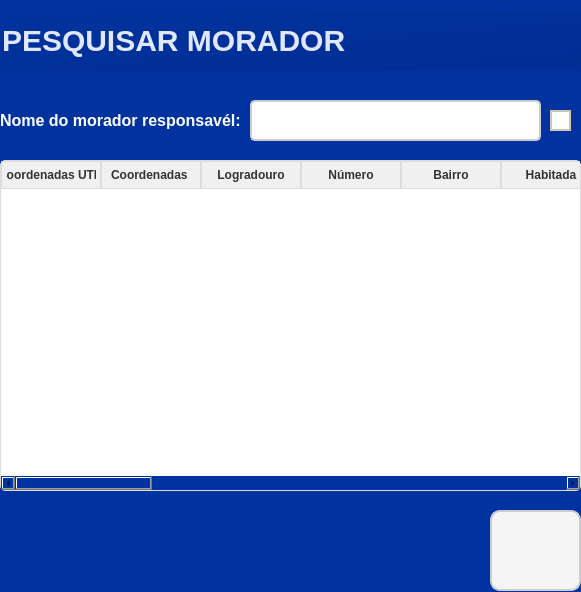
<?xml version="1.0" encoding="UTF-8"?>
<ui version="4.0">
 <class>frm_ConsultarPorNome</class>
 <widget class="QWidget" name="frm_ConsultarPorNome">
  <property name="geometry">
   <rect>
    <x>0</x>
    <y>0</y>
    <width>581</width>
    <height>592</height>
   </rect>
  </property>
  <property name="windowTitle">
   <string>Form</string>
  </property>
  <property name="styleSheet">
   <string notr="true">QWidget{
	background: #0033A0;
}</string>
  </property>
  <widget class="QPushButton" name="btn_consultar">
   <property name="geometry">
    <rect>
     <x>490</x>
     <y>510</y>
     <width>91</width>
     <height>81</height>
    </rect>
   </property>
   <property name="styleSheet">
    <string notr="true">QPushButton{
    background-color: #f5f5f5; 
    border: 2px solid #cccccc;
    border-radius: 10px; 
    padding: 10px; 
    color: #333333; 
    font-size: 14px; 
	background-image:url(:/consulta/consultar.png);
    background-repeat: no-repeat; 
    background-position: center;
	transition: all 0.3s ease;
}
QPushButton:hover{
    background-color: #e0e0e0; 
    border-color: #aaaaaa;
	transform: scale(1.05); 
}
QPushButton:pressed{
	background-color: #d6d6d6;
	border-color: #888888;
	transform: scale(0.95);
}</string>
   </property>
   <property name="text">
    <string/>
   </property>
  </widget>
  <widget class="QPushButton" name="btn_pesquisar">
   <property name="geometry">
    <rect>
     <x>550</x>
     <y>110</y>
     <width>21</width>
     <height>21</height>
    </rect>
   </property>
   <property name="styleSheet">
    <string notr="true">QPushButton {
    background-color: #ffffff; 
    border: 2px solid #d1c4b2; 
    border-radius: 12px;
    color: #5a5a5a; 
    font-size: 14px;
    font-weight: bold; 
    padding: 10px 16px;
    background-image:url(:/pesquisa/pesquisar.png);
    background-repeat: no-repeat;
    background-position: center;
    transition: all 0.3s ease; 
}

QPushButton:hover {
    background-color: #f2ebe0; 
    border-color: #c4b49e;
}

QPushButton:pressed {
    background-color: #e8dfcf;
    border-color: #b39b8d; 
    padding-left: 12px; 
    padding-top: 4px;
}</string>
   </property>
   <property name="text">
    <string/>
   </property>
  </widget>
  <widget class="QLabel" name="lbl_nomeCliente">
   <property name="geometry">
    <rect>
     <x>0</x>
     <y>110</y>
     <width>241</width>
     <height>21</height>
    </rect>
   </property>
   <property name="font">
    <font>
     <pointsize>-1</pointsize>
     <weight>75</weight>
     <bold>true</bold>
    </font>
   </property>
   <property name="styleSheet">
    <string notr="true">QLabel {
    font-size: 16px;
    color: #FFFFFF;
    font-weight: bold;
    text-shadow: 1px 1px 2px rgba(0, 0, 0, 0.4);
}
</string>
   </property>
   <property name="text">
    <string>Nome do morador responsavél:</string>
   </property>
  </widget>
  <widget class="QLineEdit" name="txt_nomeCliente">
   <property name="geometry">
    <rect>
     <x>250</x>
     <y>100</y>
     <width>291</width>
     <height>41</height>
    </rect>
   </property>
   <property name="font">
    <font>
     <pointsize>-1</pointsize>
    </font>
   </property>
   <property name="styleSheet">
    <string notr="true">QLineEdit {
    border: 2px solid #cccccc; 
    border-radius: 5px; 
    padding: 6px; 
    font-size: 14px; 
    background-color: #ffffff;
    transition: all 0.3s ease;
}

QLineEdit:hover {
    border: 2px solid #3f51b5; 
    background-color: #f5f5f5; 
}
</string>
   </property>
  </widget>
  <widget class="QLabel" name="label">
   <property name="geometry">
    <rect>
     <x>-30</x>
     <y>10</y>
     <width>661</width>
     <height>61</height>
    </rect>
   </property>
   <property name="styleSheet">
    <string notr="true">QLabel {
    color: #E0E7FF;
    font-size: 30px;
    font-weight: 700;
    font-family: &quot;Segoe UI&quot;, Tahoma, Geneva, Verdana, sans-serif;
    background: qlineargradient(x1:0, y1:0, x2:1, y2:1, stop:0 rgba(0, 51, 160, 0.3), stop:1 rgba(0, 31, 112, 0.3));
    padding: 14px 24px;
    border-radius: 12px;
    text-shadow: 1px 1px 4px rgba(0, 0, 0, 0.4);
    qproperty-alignment: 'AlignCenter';
}
</string>
   </property>
   <property name="text">
    <string>PESQUISAR MORADOR</string>
   </property>
  </widget>
  <widget class="QTableWidget" name="tableWidget">
   <property name="geometry">
    <rect>
     <x>0</x>
     <y>160</y>
     <width>581</width>
     <height>331</height>
    </rect>
   </property>
   <property name="styleSheet">
    <string notr="true">QTableWidget, QTableView {
    border: 1px solid #dcdcdc; 
    border-radius: 5px; 
    gridline-color: #dcdcdc; 
    background-color: #ffffff; 
    font-size: 14px; 
    color: #333333; 
}

QHeaderView::section {
    background-color: #f0f0f0; 
    color: #333333;
    font-weight: bold; 
    border: 1px solid #dcdcdc; 
    padding: 4px; 
}

QTableWidget::item:selected, QTableView::item:selected {
    background-color: #b3d9ff; 
    color: #000000;
}

QTableCornerButton::section {
    background-color: #f0f0f0; 
    border: 1px solid #dcdcdc;
}

QScrollBar:vertical {
    background: #f0f0f0;
    width: 12px; 
    margin: 2px 0 2px 0; 
    border: none; 
}

QScrollBar::handle:vertical {
    background: #b0bec5; 
    min-height: 20px; 
    border-radius: 6px; 
}

QScrollBar::handle:vertical:hover {
    background: #90a4ae; 
}

QScrollBar::add-line:vertical, QScrollBar::sub-line:vertical {
    background: none; 
    height: 0px; 
}

QScrollBar::add-page:vertical, QScrollBar::sub-page:vertical {
    background: none; 
}

QScrollBar:horizontal {
    background: #f0f0f0; 
    height: 12px; 
    margin: 0 2px 0 2px; 
    border: none;
}

QScrollBar::handle:horizontal {
    background: #b0bec5;
    min-width: 20px; 
    border-radius: 6px;
}

QScrollBar::handle:horizontal:hover {
    background: #90a4ae; 
}

QScrollBar::add-line:horizontal, QScrollBar::sub-line:horizontal {
    background: none;
    width: 0px;
}

QScrollBar::add-page:horizontal, QScrollBar::sub-page:horizontal {
    background: none;
}
</string>
   </property>
   <column>
    <property name="text">
     <string>Coordenadas UTM</string>
    </property>
   </column>
   <column>
    <property name="text">
     <string>Coordenadas </string>
    </property>
   </column>
   <column>
    <property name="text">
     <string>Logradouro</string>
    </property>
   </column>
   <column>
    <property name="text">
     <string>Número</string>
    </property>
   </column>
   <column>
    <property name="text">
     <string>Bairro</string>
    </property>
   </column>
   <column>
    <property name="text">
     <string>Habitada</string>
    </property>
   </column>
   <column>
    <property name="text">
     <string>Número-Moradores</string>
    </property>
   </column>
   <column>
    <property name="text">
     <string>Crianças</string>
    </property>
   </column>
   <column>
    <property name="text">
     <string>Quantidade-Crianças</string>
    </property>
   </column>
   <column>
    <property name="text">
     <string>Nome</string>
    </property>
   </column>
   <column>
    <property name="text">
     <string>Idade</string>
    </property>
   </column>
   <column>
    <property name="text">
     <string>Gênero</string>
    </property>
   </column>
   <column>
    <property name="text">
     <string>Telefone</string>
    </property>
   </column>
   <column>
    <property name="text">
     <string>E-mail</string>
    </property>
   </column>
   <column>
    <property name="text">
     <string>Mobilidade</string>
    </property>
   </column>
   <column>
    <property name="text">
     <string>Quantidade</string>
    </property>
   </column>
   <column>
    <property name="text">
     <string>Tipo</string>
    </property>
   </column>
   <column>
    <property name="text">
     <string>Internet</string>
    </property>
   </column>
   <column>
    <property name="text">
     <string>Televisão</string>
    </property>
   </column>
   <column>
    <property name="text">
     <string>Rádio</string>
    </property>
   </column>
  </widget>
 </widget>
 <resources>
  <include location="../Imagens/pesquisar.qrc"/>
  <include location="../Imagens/consultar.qrc"/>
 </resources>
 <connections/>
</ui>
